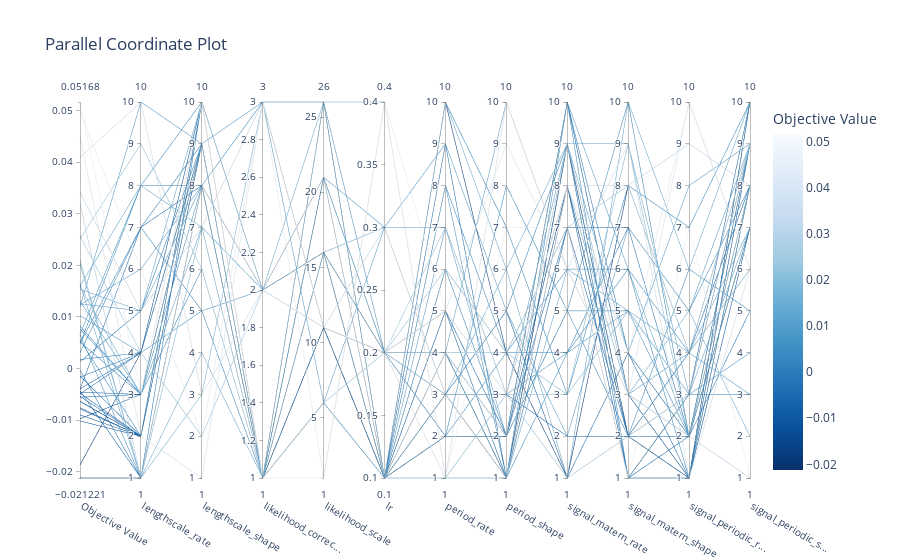

Source (notebook cell):
### Code cell
plot_parallel_coordinate(study)

### Figure 1 — Plotly figure (JSON) as saved in the notebook; plotly's stock layout.template omitted (floating-point values rounded to 4 significant figures)
{"data": [{"dimensions": [{"label": "Objective Value", "range": [-0.02122, 0.05168], "values": [-0.004038, 0.003093, -0.0187, 0.02572, 0.01199, 0.03413, 0.04496, 0.0203, 0.04094, 0.05, 0.005165, 0.00667, 0.01601, 0.01254, 0.004868, 0.05168, 0.01023, 0.01234, 0.004829, 0.02513, 0.001743, -0.001676, -0.009728, -0.008985, -0.0002913, -0.01016, 0.005549, 0.01308, 0.01598, -0.004307, -0.001459, -0.007812, -0.004771, 0.0077, -0.003946, 0.00134, 0.03204, -0.006339, -0.004581, 0.01539, 0.01645, -0.007605, -0.005399, -0.004918, -0.005553, -0.006385, -0.02122, 0.00661, 0.02104, 0.00825]}, {"label": "lengthscale_rate", "range": [1, 10], "values": [7, 7, 4, 4, 10, 5, 2, 1, 10, 6, 3, 8, 8, 5, 7, 3, 4, 6, 8, 9, 4, 4, 3, 2, 1, 2, 2, 3, 3, 1, 2, 2, 2, 3, 4, 5, 1, 2, 3, 5, 1, 2, 2, 4, 3, 2, 1, 1, 1, 3]}, {"label": "lengthscale_shape", "range": [1, 10], "values": [8, 9, 9, 2, 9, 7, 1, 3, 3, 2, 6, 10, 7, 8, 5, 10, 5, 8, 8, 6, 9, 9, 10, 10, 10, 10, 10, 7, 9, 8, 10, 10, 9, 9, 10, 9, 8, 10, 9, 10, 4, 10, 9, 10, 9, 10, 8, 8, 7, 8]}, {"label": "likelihood_correc...", "range": [1, 3], "values": [1, 1, 1, 2, 3, 3, 3, 3, 2, 3, 1, 1, 1, 2, 1, 1, 2, 1, 2, 1, 1, 1, 1, 1, 2, 1, 1, 2, 1, 1, 1, 1, 1, 1, 1, 1, 2, 1, 1, 2, 1, 1, 1, 1, 1, 1, 1, 3, 1, 1]}, {"label": "likelihood_scale", "range": [1, 26], "values": [26, 16, 11, 11, 6, 11, 11, 11, 11, 1, 21, 26, 26, 21, 21, 1, 16, 6, 16, 6, 26, 26, 21, 21, 21, 16, 16, 16, 16, 21, 6, 21, 16, 21, 11, 16, 21, 11, 11, 26, 16, 21, 21, 21, 21, 11, 26, 26, 26, 26]}, {"label": "lr", "range": [0.1, 0.4], "values": [0.1, 0.2, 0.1, 0.2, 0.1, 0.3, 0.2, 0.2, 0.2, 0.4, 0.1, 0.1, 0.1, 0.3, 0.1, 0.4, 0.1, 0.3, 0.1, 0.2, 0.1, 0.1, 0.1, 0.1, 0.2, 0.1, 0.2, 0.1, 0.3, 0.1, 0.1, 0.1, 0.1, 0.2, 0.1, 0.2, 0.1, 0.1, 0.2, 0.1, 0.2, 0.1, 0.1, 0.1, 0.1, 0.1, 0.1, 0.1, 0.4, 0.2]}, {"label": "period_rate", "range": [1, 10], "values": [5, 3, 10, 7, 4, 3, 5, 4, 1, 5, 10, 8, 10, 7, 8, 1, 7, 9, 6, 6, 2, 2, 3, 4, 4, 3, 2, 3, 3, 9, 6, 4, 2, 4, 3, 5, 4, 3, 5, 1, 3, 4, 4, 5, 3, 4, 2, 2, 1, 2]}, {"label": "period_shape", "range": [1, 10], "values": [2, 5, 4, 3, 10, 1, 9, 4, 10, 3, 7, 1, 6, 2, 4, 7, 3, 5, 2, 4, 2, 2, 1, 1, 1, 1, 8, 3, 6, 1, 4, 1, 2, 1, 3, 1, 2, 5, 3, 1, 3, 2, 1, 1, 1, 2, 2, 2, 3, 4]}, {"label": "signal_matern_rate", "range": [1, 10], "values": [7, 9, 1, 1, 6, 8, 6, 3, 6, 8, 3, 4, 1, 10, 4, 7, 4, 2, 5, 7, 10, 10, 9, 8, 8, 9, 5, 9, 9, 9, 7, 8, 9, 10, 8, 7, 9, 1, 2, 6, 8, 8, 9, 7, 8, 10, 8, 5, 3, 6]}, {"label": "signal_matern_shape", "range": [1, 10], "values": [1, 1, 8, 2, 3, 8, 3, 5, 9, 4, 8, 6, 10, 6, 7, 1, 5, 7, 10, 8, 4, 3, 2, 2, 2, 2, 2, 4, 9, 1, 7, 2, 3, 1, 2, 1, 3, 4, 2, 5, 3, 2, 2, 2, 1, 3, 4, 5, 9, 6]}, {"label": "signal_periodic_r...", "range": [1, 10], "values": [2, 3, 4, 3, 4, 9, 10, 4, 1, 10, 7, 1, 6, 2, 5, 7, 3, 5, 2, 4, 2, 2, 1, 1, 1, 1, 6, 8, 3, 1, 2, 1, 1, 3, 4, 3, 2, 1, 3, 4, 5, 1, 1, 2, 1, 1, 2, 2, 2, 4]}, {"label": "signal_periodic_s...", "range": [1, 10], "values": [8, 3, 9, 9, 3, 8, 6, 6, 6, 6, 10, 8, 10, 8, 8, 1, 4, 9, 7, 9, 7, 7, 7, 10, 10, 9, 5, 9, 7, 9, 5, 10, 10, 9, 8, 9, 1, 8, 10, 7, 2, 10, 10, 9, 10, 8, 9, 9, 8, 6]}], "labelangle": 30, "labelside": "bottom", "line": {"color": [-0.004038, 0.003093, -0.0187, 0.02572, 0.01199, 0.03413, 0.04496, 0.0203, 0.04094, 0.05, 0.005165, 0.00667, 0.01601, 0.01254, 0.004868, 0.05168, 0.01023, 0.01234, 0.004829, 0.02513, 0.001743, -0.001676, -0.009728, -0.008985, -0.0002913, -0.01016, 0.005549, 0.01308, 0.01598, -0.004307, -0.001459, -0.007812, -0.004771, 0.0077, -0.003946, 0.00134, 0.03204, -0.006339, -0.004581, 0.01539, 0.01645, -0.007605, -0.005399, -0.004918, -0.005553, -0.006385, -0.02122, 0.00661, 0.02104, 0.00825], "colorbar": {"title": {"text": "Objective Value"}}, "colorscale": [[0, "rgb(247,251,255)"], [0.125, "rgb(222,235,247)"], [0.25, "rgb(198,219,239)"], [0.375, "rgb(158,202,225)"], [0.5, "rgb(107,174,214)"], [0.625, "rgb(66,146,198)"], [0.75, "rgb(33,113,181)"], [0.875, "rgb(8,81,156)"], [1, "rgb(8,48,107)"]], "reversescale": true, "showscale": true}, "type": "parcoords"}], "layout": {"title": {"text": "Parallel Coordinate Plot"}}}
